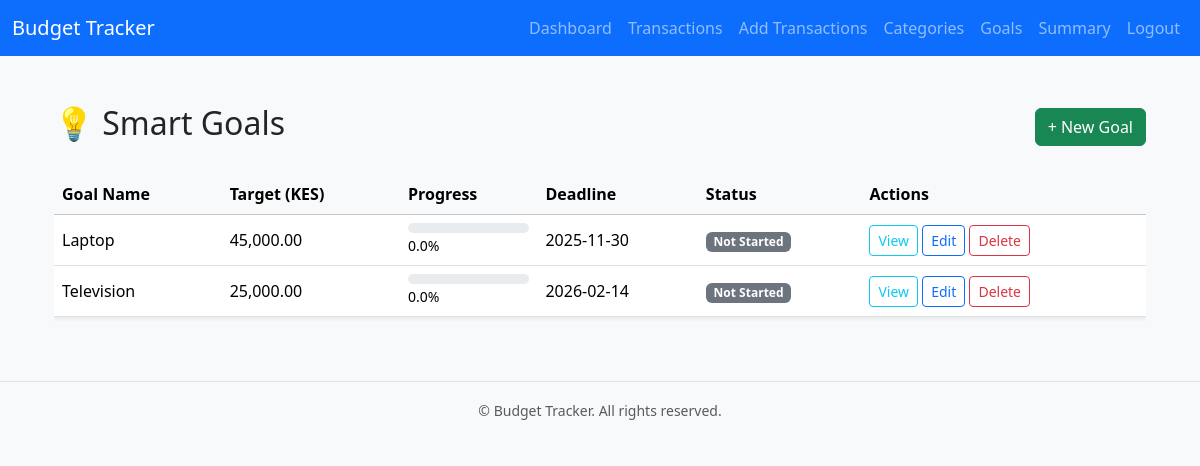
The page /goals (signed in) on the database as committed earlier.
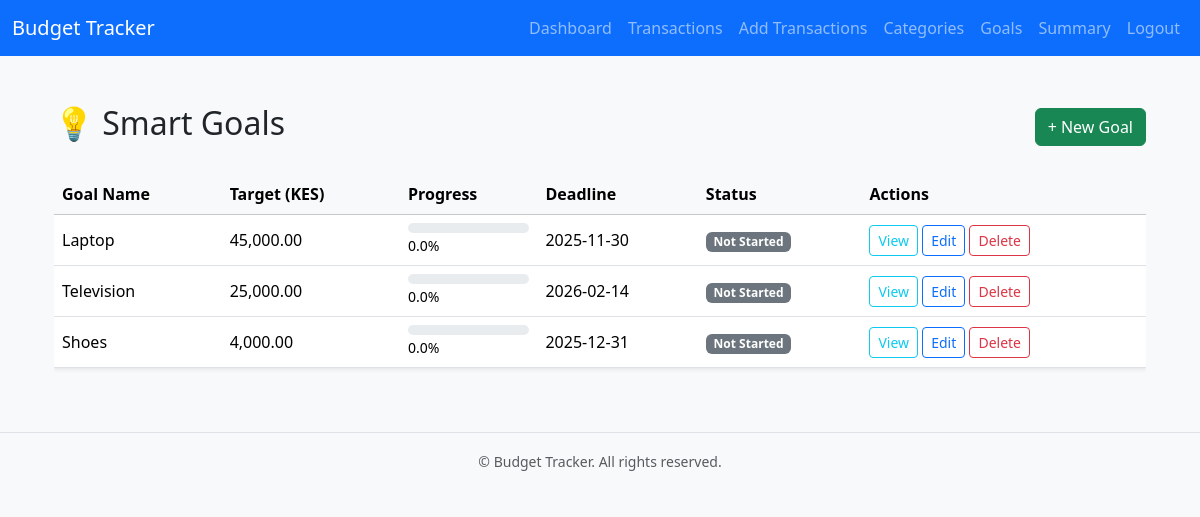
The same page on the database as committed later.
### app/models.py (models this page shows, shortened)
class Goal(db.Model):
    id = db.Column(db.Integer, primary_key=True)
    name = db.Column(db.String(120), nullable=False)
    description = db.Column(db.Text, nullable=True)
    target_amount = db.Column(db.Float, nullable=False)
    deadline = db.Column(db.Date, nullable=False)
    progress = db.Column(db.Float, default=0.0)
    status = db.Column(db.String(50), default="Not Started")
    user_id = db.Column(db.Integer, db.ForeignKey('user.id'), nullable=False)
    category_id = db.Column(db.Integer, db.ForeignKey('category.id'), nullable=True)
    created_at = db.Column(db.DateTime, default=datetime.utcnow)

### app/routes.py (the view)
@bp.route('/goals')
@login_required
def goals():
    user_goals = Goal.query.filter_by(user_id=current_user.id).all()
    return render_template('goals.html', goals=user_goals)

### app/__init__.py (called while the page is built)
def create_app():
    app = Flask(__name__)
    app.config.from_object('config.Config')
    db.init_app(app)
    migrate.init_app(app, db)
    login_manager.init_app(app)
    from .models import User
    @login_manager.user_loader
    def load_user(user_id):
        return User.query.get(int(user_id))
    from app.auth.routes import bp as auth_bp
    app.register_blueprint(auth_bp, url_prefix='/auth')
    from app.routes import bp as main_bp
    app.register_blueprint(main_bp)
    return app

### app/templates/goals.html (shortened to what this page needs)
{% extends "base.html" %}
{% block content %}
<div class="container mt-4">
    <div class="d-flex justify-content-between align-items-center mb-4">
        <h2>💡 Smart Goals</h2>
        <a href="{{ url_for('main.add_goal') }}" class="btn btn-success">
            + New Goal
        </a>
    </div>
     <div class="table-responsive d-none d-md-block">
        <table class="table table-hover align-middle shadow-sm">
            <thead class="table-light">
                <tr>
                    <th>Goal Name</th>
                    <th>Target (KES)</th>
                    <th>Progress</th>
                    <th>Deadline</th>
                    <th>Status</th>
                    <th>Actions</th>
                </tr>
            </thead>
            <tbody>
                {% for goal in goals %}
                <tr>
                    <td>{{ goal.name }}</td>
                    <td>{{ "{:,.2f}".format(goal.target_amount) }}</td>
                    <td>
                        <div class="progress" style="height: 10px;">
                        </div>
                        <small>{{ goal.progress }}%</small>
                    </td>
                    <td>{{ goal.deadline.strftime('%Y-%m-%d') }}</td>
                    <td>
                        <span class="badge
                            {% if goal.status == 'Completed' %}bg-success
                            {% elif goal.status == 'In Progress' %}bg-warning
                            {% else %}bg-secondary{% endif %}">
                            {{ goal.status }}
                        </span>
                    </td>
                    <td>
                        <a href="#" class="btn btn-sm btn-outline-info">View</a>
                        <a href="#" class="btn btn-sm btn-outline-primary">Edit</a>
                        <a href="#" class="btn btn-sm btn-outline-danger">Delete</a>
                    </td>
                </tr>
                {% else %}
                <tr>
                    <td colspan="6" class="text-center text-muted py-3">
                        No goals yet. Start by creating one!
                    </td>
                </tr>
                {% endfor %}
            </tbody>
        </table>
     </div>
</div>
{% endblock %}

### app/templates/base.html (shortened to what this page needs)
<!DOCTYPE html>
<html lang="en">
<head>
    <link href="https://cdn.jsdelivr.net/npm/bootstrap@5.3.3/dist/css/bootstrap.min.css" rel="stylesheet">
    <link rel="stylesheet" href="{{ url_for('static', filename='css/style.css') }}">
</head>
<body class="bg-light">
     <nav class="navbar navbar-expand-lg navbar-dark bg-primary">
        <div class="container-fluid">
            <a href="{{ url_for('main.index') }}" class="navbar-brand">Budget Tracker</a>
            <div class="collapse navbar-collapse" id="navbarNav">
                <ul class="navbar-nav ms-auto">
                    <li class="nav-item"><a href="{{ url_for('main.index') }}" class="nav-link">Dashboard</a></li>
                    <li class="nav-item"><a href="{{ url_for('main.transactions') }}" class="nav-link">Transactions</a></li>
                    <li class="nav-item"><a href="{{ url_for('main.add_transaction') }}" class="nav-link">Add Transactions</a></li>
                    <li class="nav-item"><a href="{{ url_for('main.categories')}}" class="nav-link">Categories</a></li>
                    <li class="nav-item"><a href="{{ url_for('main.goals') }}" class="nav-link">Goals</a></li>
                    <li class="nav-item"><a href="{{ url_for('main.analytics') }}" class="nav-link">Summary</a></li>
                    <li class="nav-item"><a href="#" class="nav-link">Logout</a></li>
                </ul>
            </div>
        </div>
     </nav>
      <main class="container py-4">
        {% block content %}{% endblock %}
      </main>
       <footer class="text-center py-3 mt-4 border-top text-muted">
        <small>&copy; {{ current_year }} Budget Tracker. All rights reserved. </small>
       </footer>
</body>
</html>

### app/static/css/style.css (style rules this page uses)
body { font-family: 'segoe UI', sans-serif; }

Rows that differ between the two databases and show on the page:
added Goal: name "Shoes", target_amount "4,000.00", progress "0.0", deadline "2025-12-31", status "Not Started"
